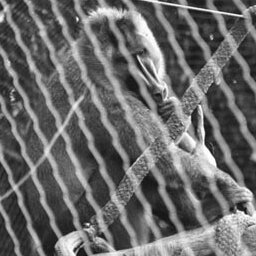
%> input picture primate-caged.jpg, 256 x 256 px
$ octave Frequency_Filtering_Image2.m   (GNU Octave 9; MATLAB toolbox functions it lacks are replaced by stand-ins)
%> lines starting %> are read from the running program, lines starting %| are printed output that depends on the picture
% 2.5 Suppressing Noise Interference Patterns
% Written by: Mu Siyi
% Date: 22/09/2020

Pc2 = imread('primate-caged.jpg');
%> Pc2 is the input picture: size 256x256x3 uint8; min 10, max 255, mean 106.7
imshow(Pc2)

% Check whether the image is in RGB or grayscale
whos Pc2
[rows, columns, numberOfColorChannels] = size(Pc2)
%> rows = 256; columns = 256; numberOfColorChannels = 3
% Convert the image to grayscale
Pc2 = rgb2gray(Pc2);
%> Pc2: size 256x256 uint8
% Confirm the new image is in grayscale
whos Pc2
[rows, columns, numberOfColorChannels] = size(Pc2)
%> numberOfColorChannels = 1

F=fft2(Pc2);
S = abs(F);
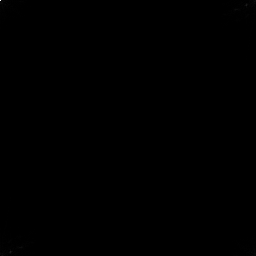
%> S: size 256x256 double; min 5.57, max 6991143, mean 4195; drawn with min black and max white
imagesc(fftshift(S.^0.1));
colormap('default');
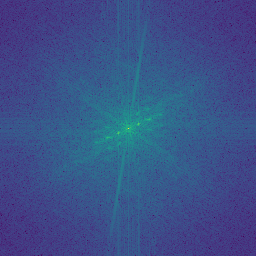
%> displayed picture: size 256x256x3, on the screen's scale of 0 to 255; mean R, G, B 58.7, 80.8, 137
%> (the run ends here)
